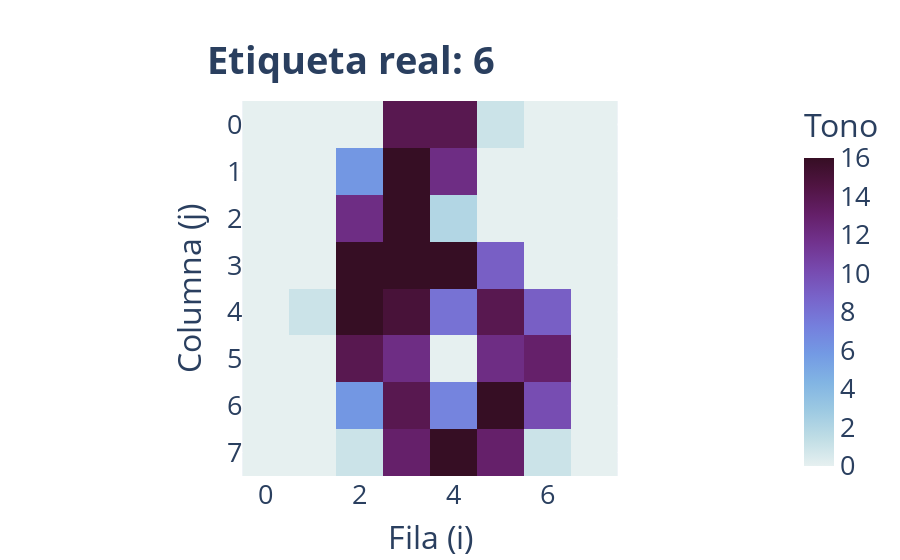

Notebook cell for this chart:
### Markdown cell above
A cada una de estas imágenes le corresponde una etiqueta (el número entero que representa) que se busca predecir en $y$. Utilice la siguiente función para visualizar la etiqueta e imagen de una observación dada.

### Code cell
#TEST_CELL
#@title  { run: "auto" }
#@markdown Con el siguiente *slider* puede variar entre las observaciones una a visualizar. Puede cambiar este valor por un número entre 0 y 1796. Elija el índice del arreglo que desea revisar:
def digits_img(index, X, y):
  im = X[index].reshape((8,8))
  fig = px.imshow(im, title = f'<b>Etiqueta real: {y[index]}</b>', color_continuous_scale= 'dense',
                  labels=dict(x="Fila (i)", y="Columna (j)", color="Tono")
                  )
  fig.update_layout(
    font = {'size': 27},
    title={'x': 0.55, 'y': 0.915, 'xanchor': 'right'}
    )
  fig.show()

# Mostrar la observación n-ésima del dataset con su etiqueta correspondiente.
index = 1353 #@param {type:"slider", min:0, max:1796, step:1}

digits_img(index, X_digits, y_digits)

### Figure 1 — Plotly figure (JSON) as saved in the notebook; plotly's stock layout.template omitted (floating-point values rounded to 4 significant figures)
{"data": [{"coloraxis": "coloraxis", "hovertemplate": "Fila (i): %{x}<br>Columna (j): %{y}<br>Tono: %{z}<extra></extra>", "name": "0", "type": "heatmap", "xaxis": "x", "yaxis": "y", "z": [[0, 0, 0, 14, 14, 1, 0, 0], [0, 0, 6, 16, 12, 0, 0, 0], [0, 0, 12, 16, 2, 0, 0, 0], [0, 0, 16, 16, 16, 9, 0, 0], [0, 1, 16, 15, 8, 14, 9, 0], [0, 0, 14, 12, 0, 12, 13, 0], [0, 0, 6, 14, 7, 16, 10, 0], [0, 0, 1, 13, 16, 13, 1, 0]]}], "layout": {"coloraxis": {"colorbar": {"title": {"text": "Tono"}}, "colorscale": [[0, "rgb(230, 240, 240)"], [0.09091, "rgb(191, 221, 229)"], [0.1818, "rgb(156, 201, 226)"], [0.2727, "rgb(129, 180, 227)"], [0.3636, "rgb(115, 154, 228)"], [0.4545, "rgb(117, 127, 221)"], [0.5455, "rgb(120, 100, 202)"], [0.6364, "rgb(119, 74, 175)"], [0.7273, "rgb(113, 50, 141)"], [0.8182, "rgb(100, 31, 104)"], [0.9091, "rgb(80, 20, 66)"], [1, "rgb(54, 14, 36)"]]}, "font": {"size": 27}, "title": {"text": "<b>Etiqueta real: 6</b>", "x": 0.55, "xanchor": "right", "y": 0.915}, "xaxis": {"anchor": "y", "constrain": "domain", "domain": [0, 1], "scaleanchor": "y", "title": {"text": "Fila (i)"}}, "yaxis": {"anchor": "x", "autorange": "reversed", "constrain": "domain", "domain": [0, 1], "title": {"text": "Columna (j)"}}}}
